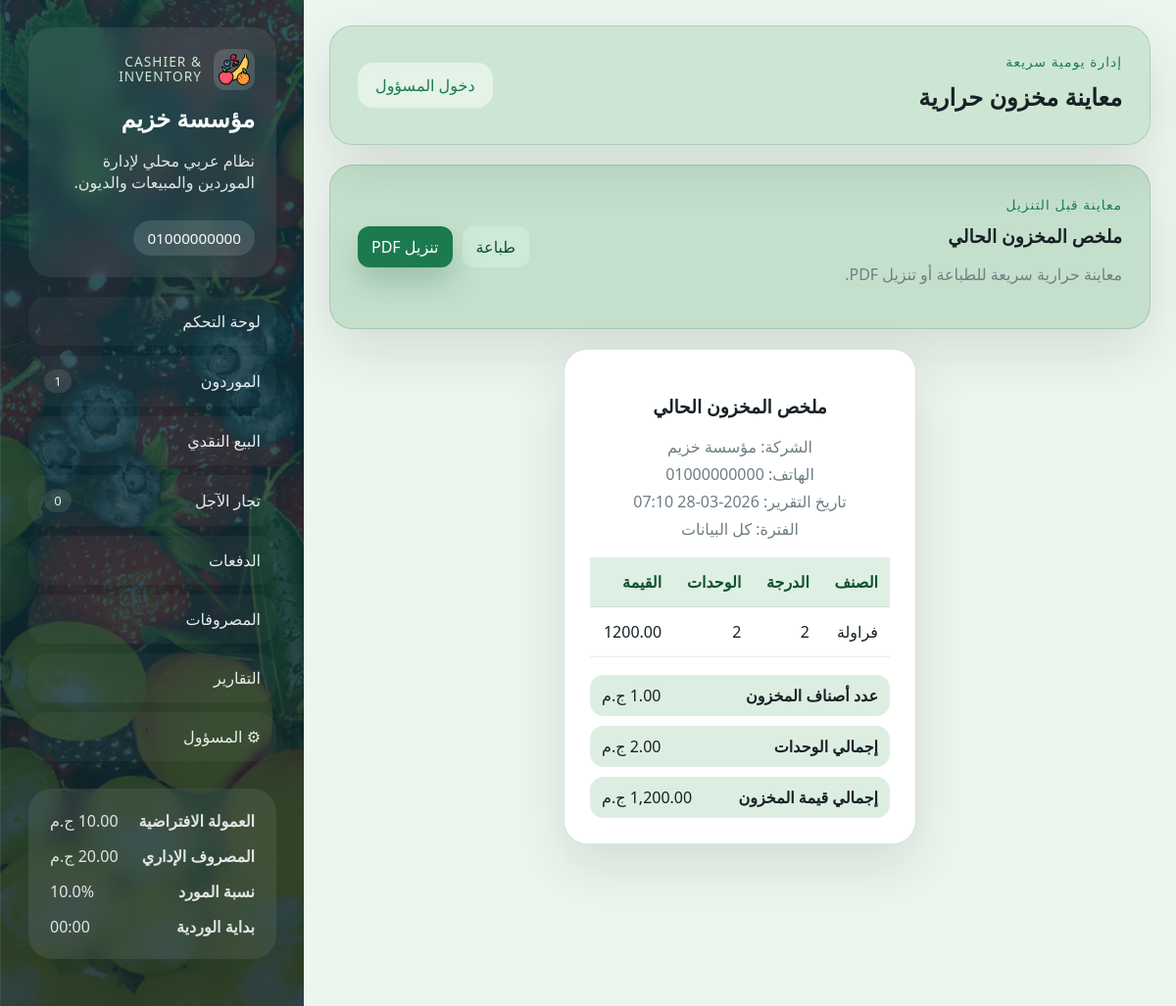
Page /reports/inventory-thermal on the committed database.
### models/settings.py (models this page shows)
class Settings(Base):
    __tablename__ = "settings"
    id: Mapped[int] = mapped_column(Integer, primary_key=True)
    company_name: Mapped[str] = mapped_column(String(120), nullable=False)
    phone_number: Mapped[str] = mapped_column(String(255), nullable=False)
    commission_per_unit: Mapped[float] = mapped_column(Float, nullable=False, default=0.0)
    admin_expense: Mapped[float] = mapped_column(Float, nullable=False, default=0.0)
    supplier_profit_percentage: Mapped[float] = mapped_column(Float, nullable=False, default=0.0)
    shift_cutoff_time: Mapped[str] = mapped_column(String(5), nullable=False, default="00:00")
    admin_password: Mapped[str] = mapped_column(String(255), nullable=False)

### routes/admin_routes.py (the view)
@admin_bp.route("/reports/inventory-thermal")
def inventory_thermal_preview():
    db_session = get_session()
    settings = get_or_create_settings(db_session)
    date_from = request.args.get("date_from", "").strip()
    date_to = request.args.get("date_to", "").strip()
    period_label = filtered_period_label(date_from or None, date_to or None)
    inventory_rows = inventory_summary(db_session, date_from=date_from or None, date_to=date_to or None)
    total_units = sum(int(row.remaining_units or 0) for row in inventory_rows)
    total_value = sum(float(row.total_value or 0) for row in inventory_rows)
    context = {
        **build_base_context(db_session),
        "page_title": "معاينة مخزون حرارية",
        "report_title": "ملخص المخزون الحالي",
        "report_subtitle": "معاينة حرارية سريعة للطباعة أو تنزيل PDF.",
        "meta_lines": [
            f"الشركة: {settings.company_name}",
            *[f"الهاتف: {phone}" for phone in split_phone_numbers(settings.phone_number)],
            f"تاريخ التقرير: {datetime.now().strftime('%Y-%m-%d %H:%M')}",
            period_label,
        ],
        "table_headers": ["الصنف", "الدرجة", "الوحدات", "القيمة"],
        "table_rows": [
            [
                row.fruit_name,
                row.class_number,
                int(row.remaining_units or 0),
                f"{float(row.total_value or 0):.2f}",
            ]
            for row in inventory_rows
        ],
        "summary_lines": [
            ("عدد أصناف المخزون", len(inventory_rows)),
            ("إجمالي الوحدات", total_units),
            ("إجمالي قيمة المخزون", total_value),
        ],
        "download_url": url_for(
            "admin.inventory_thermal_pdf",
            date_from=date_from or None,
            date_to=date_to or None,
        ),
        "print_mode": "thermal",
    }
    return render_template("print_preview.html", **context)

### models/__init__.py (called while the page is built)
def init_app(app):
    global engine
    database_uri = app.config["DATABASE_URI"]
    connect_args = {"check_same_thread": False} if database_uri.startswith("sqlite") else {}
    engine = create_engine(database_uri, future=True, connect_args=connect_args)
    SessionLocal.configure(bind=engine)
    from models.expense import Expense
    from models.inventory_allocation import InventoryAllocation
    from models.payment import Payment
    from models.retail_transaction import RetailTransaction
    from models.settings import Settings
    from models.special_retailer import SpecialRetailer
    from models.supplier import Supplier
    Base.metadata.create_all(bind=engine)
    ensure_sqlite_columns()
    @app.teardown_appcontext
    def shutdown_session(exception=None):
        SessionLocal.remove()

def get_session():
    return SessionLocal()

### utils/helpers.py (called while the page is built, shortened)
def parse_filter_datetime(value: str | None, end_of_day: bool = False) -> datetime | None:
    if not value:
        return None

def currency_filter(value) -> str:
    return f"{float(value or 0):,.2f} ج.م"

def normalize_shift_cutoff_time(value: str | None, default: str = "00:00") -> str:
    normalized = (value or "").strip()
    try:
        parsed = datetime.strptime(normalized, "%H:%M")
        return parsed.strftime("%H:%M")
    except ValueError:
        return default

def current_shift_cutoff_range(cutoff_time: str | None, reference: datetime | None = None) -> dict[str, str]:
    now = reference or datetime.now()
    normalized_cutoff = normalize_shift_cutoff_time(cutoff_time)
    cutoff_clock = datetime.strptime(normalized_cutoff, "%H:%M").time()
    today_cutoff = datetime.combine(now.date(), cutoff_clock)
    if now >= today_cutoff:
        start = today_cutoff
        end = today_cutoff + timedelta(days=1) - timedelta(minutes=1)
    else:
        start = today_cutoff - timedelta(days=1)
        end = today_cutoff - timedelta(minutes=1)
    return {
        "cutoff": normalized_cutoff,
        "start": start.strftime("%Y-%m-%dT%H:%M"),
        "end": end.strftime("%Y-%m-%dT%H:%M"),
    }

def get_or_create_settings(db_session) -> Settings:
    settings = db_session.get(Settings, 1)
    if settings:
        return settings

def is_admin_logged_in() -> bool:
    return bool(session.get("admin_logged_in"))

### templates/print_preview.html
{% extends "base.html" %}
{% block content %}
<section class="hero-panel">
    <div>
        <span class="eyebrow">معاينة قبل التنزيل</span>
        <h3>{{ report_title }}</h3>
        <p>{{ report_subtitle }}</p>
    </div>
    <div class="inline-form">
        <button class="btn btn-secondary" type="button" onclick="window.print()">طباعة</button>
        <a class="btn btn-primary" href="{{ download_url }}">تنزيل PDF</a>
    </div>
</section>
<section class="print-preview-shell {{ print_mode }}">
    <article class="print-sheet">
        <header class="print-head">
            <h3>{{ report_title }}</h3>
            {% for line in meta_lines %}
                <p>{{ line }}</p>
            {% endfor %}
        </header>
        <div class="table-wrap">
            <table class="print-table">
                <thead>
                    <tr>
                        {% for header in table_headers %}
                            <th>{{ header }}</th>
                        {% endfor %}
                    </tr>
                </thead>
                <tbody>
                    {% for row in table_rows %}
                        <tr>
                            {% for cell in row %}
                                <td>{{ cell }}</td>
                            {% endfor %}
                        </tr>
                    {% endfor %}
                </tbody>
            </table>
        </div>
        {% if summary_lines %}
            <div class="print-summary">
                {% for label, value in summary_lines %}
                    <div>
                        <strong>{{ label }}</strong>
                        <span>
                            {% if value is number %}
                                {{ value|currency }}
                            {% else %}
                                {{ value }}
                            {% endif %}
                        </span>
                    </div>
                {% endfor %}
            </div>
        {% endif %}
    </article>
</section>
{% endblock %}

### templates/base.html (shortened to what this page needs)
<!doctype html>
<html lang="ar" dir="rtl">
<head>
    <link rel="stylesheet" href="{{ url_for('static', filename='css/style.css') }}">
</head>
<body
    data-shift-cutoff="{{ shift_cutoff_range.cutoff }}"
    data-shift-start="{{ shift_cutoff_range.start }}"
    data-shift-end="{{ shift_cutoff_range.end }}"
>
    <div class="page-shell">
        <aside class="sidebar">
            <div class="brand-card">
                <div class="brand-kicker-row">
                    <img class="brand-logo" src="{{ url_for('static', filename='fruitsIcon.png') }}" alt="شعار النظام">
                    <span class="brand-kicker">Cashier & Inventory</span>
                </div>
                <h1>{{ settings.company_name }}</h1>
                <p>نظام عربي محلي لإدارة الموردين والمبيعات والديون.</p>
                <div class="brand-meta-stack">
                    {% for phone in phone_numbers %}
                        <div class="meta-pill">{{ phone }}</div>
                    {% endfor %}
                </div>
            </div>
            <nav class="nav-links">
                <a class="{{ 'active' if request.endpoint == 'admin.dashboard' else '' }}" href="{{ url_for('admin.dashboard') }}">لوحة التحكم</a>
                <a class="{{ 'active' if request.endpoint == 'suppliers.suppliers' else '' }}" href="{{ url_for('suppliers.suppliers') }}">الموردون <span>{{ nav_badges.open_suppliers }}</span></a>
                <a class="{{ 'active' if request.endpoint == 'retail.retail' else '' }}" href="{{ url_for('retail.retail') }}">البيع النقدي</a>
                <a class="{{ 'active' if request.endpoint == 'special_retailers.special_retailers' else '' }}" href="{{ url_for('special_retailers.special_retailers') }}">تجار الآجل <span>{{ nav_badges.unpaid_retailers }}</span></a>
                <a class="{{ 'active' if request.endpoint == 'payments.payments' else '' }}" href="{{ url_for('payments.payments') }}">الدفعات</a>
                <a class="{{ 'active' if request.endpoint == 'expenses.expenses' else '' }}" href="{{ url_for('expenses.expenses') }}">المصروفات</a>
                <a class="{{ 'active' if request.endpoint == 'admin.reports' else '' }}" href="{{ url_for('admin.reports') }}">التقارير</a>
                <a class="{{ 'active' if request.endpoint in ['admin.admin_panel', 'admin.login'] else '' }}" href="{{ url_for('admin.admin_panel' if is_admin else 'admin.login') }}">&#9881; المسؤول</a>
            </nav>
            <div class="settings-card sidebar-spacer">
                <div>
                    <strong>العمولة الافتراضية</strong>
                    <span>{{ settings.commission_per_unit|currency }}</span>
                </div>
                <div>
                    <strong>المصروف الإداري</strong>
                    <span>{{ settings.admin_expense|currency }}</span>
                </div>
                <div>
                    <strong>نسبة المورد</strong>
                    <span>{{ settings.supplier_profit_percentage }}%</span>
                </div>
                <div>
                    <strong>بداية الوردية</strong>
                    <span>{{ settings.shift_cutoff_time }}</span>
                </div>
            </div>
        </aside>
        <main class="main-content">
            <header class="topbar">
                <div>
                    <span class="topbar-label">إدارة يومية سريعة</span>
                    <h2>{{ page_title or "نظام الكاشير" }}</h2>
                </div>
                <div class="topbar-actions">
                    {% if is_admin %}
                        <form method="post" action="{{ url_for('admin.logout') }}">
                            <button class="btn btn-ghost" type="submit">تسجيل الخروج</button>
                        </form>
                    {% else %}
                        <a class="btn btn-ghost" href="{{ url_for('admin.login') }}">دخول المسؤول</a>
                    {% endif %}
                </div>
            </header>
            {% block content %}{% endblock %}
        </main>
    </div>
</body>
</html>

### rows in the picture
Settings: company_name "مؤسسة خزيم", phone_number "01000000000", commission_per_unit "10.00 ج.م", admin_expense "20.00 ج.م", supplier_profit_percentage "10.0", shift_cutoff_time "00:00"

### other values in the picture
{{ nav_badges.open_suppliers }} "1"
{{ nav_badges.unpaid_retailers }} "0"
{{ page_title or "نظام الكاشير" }} "معاينة مخزون حرارية"
{{ report_title }} "ملخص المخزون الحالي"
{{ report_subtitle }} "معاينة حرارية سريعة للطباعة أو تنزيل PDF."
{{ line }} "الشركة: مؤسسة خزيم" "الهاتف: 01000000000" "تاريخ التقرير: 2026-03-28 07:10" "الفترة: كل البيانات"
{{ header }} "الصنف" "الدرجة" "الوحدات" "القيمة"
{{ cell }} "فراولة" "2" "2" "1200.00"
{{ label }} "عدد أصناف المخزون" "إجمالي الوحدات" "إجمالي قيمة المخزون"
{{ value|currency }} "1.00 ج.م" "2.00 ج.م" "1,200.00 ج.م"
